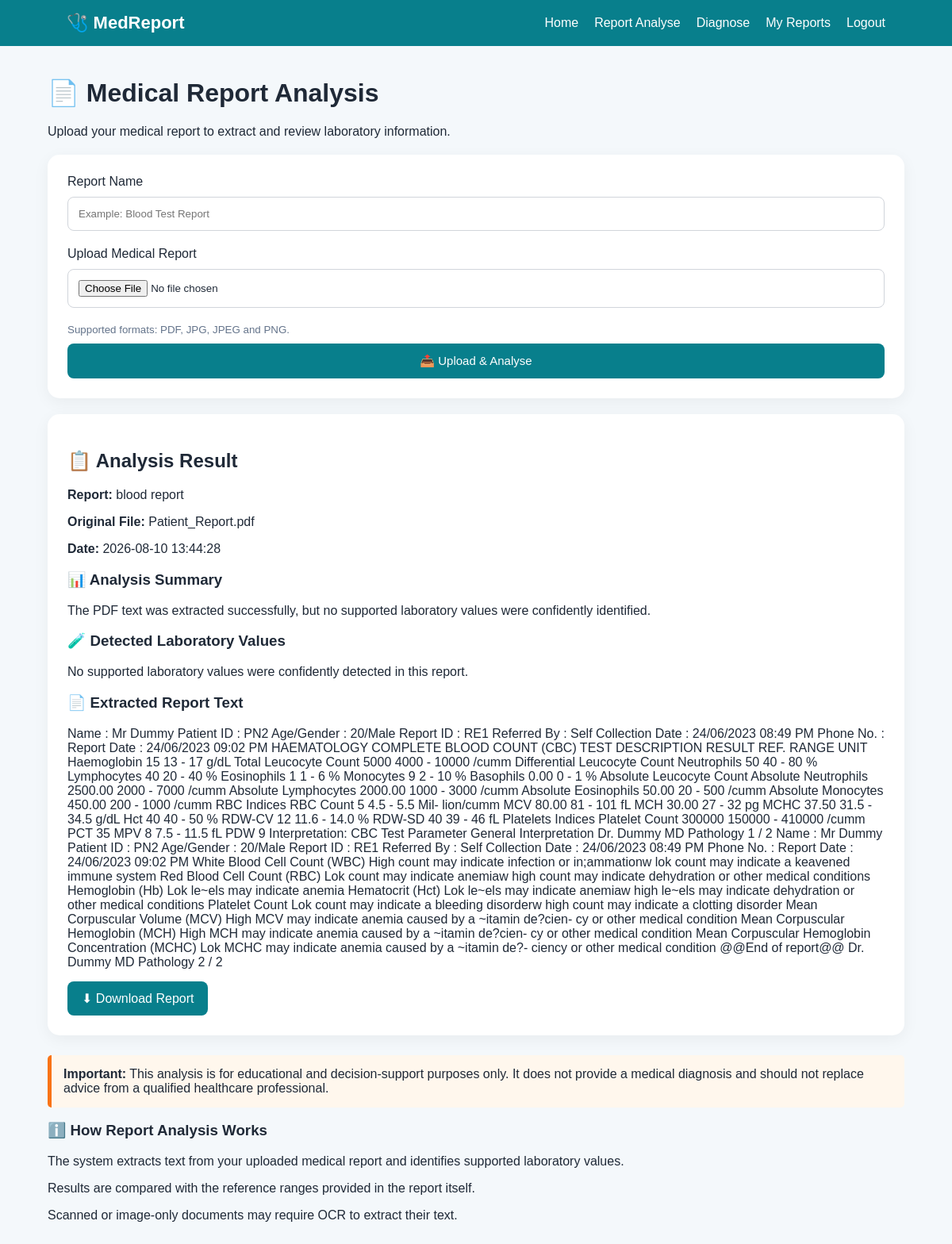
/report/2 (signed in), run on the app's committed database.
### tables this page shows
CREATE TABLE reports (
            id INTEGER PRIMARY KEY AUTOINCREMENT,
            user_id INTEGER NOT NULL,
            report_name TEXT NOT NULL,
            report_text TEXT,
            analysis TEXT,
            original_filename TEXT,
            stored_filename TEXT,
            report_type TEXT,
            created_at TIMESTAMP DEFAULT CURRENT_TIMESTAMP,

            FOREIGN KEY(user_id)
            REFERENCES users(id)
        );

### app.py (the view)
@app.route(
    "/report/<int:report_id>"
)
@login_required
def report_result(report_id):
    conn = get_db()
    report = conn.execute(
        """
        SELECT *
        FROM reports
        WHERE id = ?
        AND user_id = ?
        """,
        (
            report_id,
            session["user_id"]
        )
    ).fetchone()
    conn.close()
    if not report:
        abort(404)
    analysis = json.loads(
        report["analysis"]
    )
    return render_template(
        "report_analyze.html",
        report=report,
        analysis=analysis,
        extracted_text=report["report_text"]
    )

### app.py (called while the page is built)
def login_required(function):
    @wraps(function)
    def wrapper(*args, **kwargs):
        if "user_id" not in session:
            return redirect(url_for("login"))
        return function(*args, **kwargs)
    return wrapper

### database.py (called while the page is built)
def get_db():
    conn = sqlite3.connect(DATABASE)
    conn.row_factory = sqlite3.Row
    return conn

### templates/report_analyze.html (shortened to what this page needs)
{% extends "base.html" %}
{% block content %}
<div class="page-header">
    <h1>📄 Medical Report Analysis</h1>
    <p class="subtitle">
        Upload your medical report to extract and review
        laboratory information.
    </p>
</div>
<div class="form-card">
    <form
        method="POST"
        enctype="multipart/form-data"
    >
        <label for="report_name">
            Report Name
        </label>
        <input
            type="text"
            id="report_name"
            name="report_name"
            placeholder="Example: Blood Test Report"
            required
        >
        <label for="report_file">
            Upload Medical Report
        </label>
        <input
            type="file"
            id="report_file"
            name="report_file"
            accept=".pdf,.png,.jpg,.jpeg"
            required
        >
        <small>
            Supported formats: PDF, JPG, JPEG and PNG.
        </small>
        <button type="submit">
            📤 Upload & Analyse
        </button>
    </form>
</div>
{% if report and analysis %}
<div class="result-card">
    <h2>📋 Analysis Result</h2>
    <div class="report-info">
        <p>
            <strong>Report:</strong>
            {{ report["report_name"] }}
        </p>
        <p>
            <strong>Original File:</strong>
            {{ report["original_filename"] }}
        </p>
        <p>
            <strong>Date:</strong>
            {{ report["created_at"] }}
        </p>
    </div>
    <div class="analysis-section">
        <h3>📊 Analysis Summary</h3>
        <p>
            {{ analysis["summary"] }}
        </p>
    </div>
    <div class="analysis-section">
        <h3>🧪 Detected Laboratory Values</h3>
        {% if analysis["values"] %}
        <div class="table-container">
            <table>
                <thead>
                    <tr>
                        <th>
                            Test
                        </th>
                        <th>
                            Result
                        </th>
                        <th>
                            Reference Range
                        </th>
                        <th>
                            Status
                        </th>
                        <th>
                            What It Means
                        </th>
                    </tr>
                </thead>
                <tbody>
                    {% for item in analysis["values"] %}
                    <tr>
                        <td>
                            {{ item["name"] }}
                        </td>
                        <td>
                            <strong>
                                {{ item["value"] }}
                                {{ item["unit"] }}
                            </strong>
                        </td>
                        <td>
                            {{ item["reference_low"] }}
                            -
                            {{ item["reference_high"] }}
                            {{ item["unit"] }}
                        </td>
                        <td>
                            {% if item["status"] == "Normal" %}
                                <span class="status normal">
                                    ✓ Normal
                                </span>
                            {% elif item["status"] == "Low" %}
                                <span class="status low">
                                    ↓ Low
                                </span>
                            {% elif item["status"] == "High" %}
                                <span class="status high">
                                    ↑ High
                                </span>
                            {% endif %}
                        </td>
                        <td>
                            {{ item["explanation"] }}
                        </td>
                    </tr>
                    {% endfor %}
                </tbody>
            </table>
        </div>
        {% else %}
        <p class="no-data">
            No supported laboratory values were confidently
            detected in this report.
        </p>
        {% endif %}
    </div>
    {% if extracted_text %}
    <div class="analysis-section">
        <h3>
            📄 Extracted Report Text
        </h3>
        <div class="extracted-text">
            {{ extracted_text }}
        </div>
    </div>
    {% endif %}
    <div class="download-section">
        <a
            href="{{ url_for(
                'download_report',
                report_id=report['id']
            ) }}"
            class="download-button"
        >
            ⬇ Download Report
        </a>
    </div>
</div>
<div class="warning">
    <strong>Important:</strong>
    This analysis is for educational and
    decision-support purposes only.
    It does not provide a medical diagnosis
    and should not replace advice from a
    qualified healthcare professional.
</div>
{% endif %}
<div class="info-card">
    <h3>ℹ️ How Report Analysis Works</h3>
    <p>
        The system extracts text from your uploaded
        medical report and identifies supported
        laboratory values.
    </p>
    <p>
        Results are compared with the reference ranges
        provided in the report itself.
    </p>
    <p>
        Scanned or image-only documents may require OCR
        to extract their text.
    </p>
</div>
{% endblock %}

### static/css/style.css (style rules this page uses)
* { box-sizing: border-box; }
body { margin: 0; font-family: Arial, sans-serif; background: #f4f8fb; color: #1f2937; }
form { display: flex; flex-direction: column; gap: 10px; }
input, textarea { width: 100%; padding: 13px; border: 1px solid #d1d5db; border-radius: 8px; margin-bottom: 10px; }
button { border: none; background: #087f8c; color: white; padding: 13px 20px; border-radius: 8px; cursor: pointer; font-size: 15px; }
.form-card, .result-card, .history-card { background: white; padding: 25px; margin: 20px 0; border-radius: 15px; box-shadow: 0 5px 20px rgba(0,0,0,0.05); }
.warning { background: #fff7ed; border-left: 5px solid #f97316; padding: 15px; margin-top: 25px; border-radius: 5px; }
.download-button { display: inline-block; background: #087f8c; color: white; text-decoration: none; padding: 12px 18px; border-radius: 8px; margin-top: 15px; }
small { color: #64748b; }

### data on the page
reports: report_name "blood report", original_filename "Patient_Report.pdf", created_at "2026-08-10 13:44:28", report_text "Name : Mr Dummy Patient ID : PN2 Age/Gender : 20/Male Report ID : RE1 Referred By : Self Collection Date : 24/06/2023 08:49 PM Phone No. : Report Date : 24/06/2023 09:02 PM HAEMATOLOGY COMPLETE BLOOD COUNT (CBC) TEST DESCRIPTION RESULT REF. RANGE UNIT Haemoglobin 15 13 - 17 g/dL Total Leucocyte Count 5000 4000 - 10000 /cumm Differential Leucocyte Count Neutrophils 50 40 - 80 % Lymphocytes 40 20 - 40 % Eosinophils 1 1 - 6 % Monocytes 9 2 - 10 % Basophils 0.00 0 - 1 % Absolute Leucocyte Count Absolute Neutrophils 2500.00 2000 - 7000 /cumm Absolute Lymphocytes 2000.00 1000 - 3000 /cumm Absolute Eosinophils 50.00 20 - 500 /cumm Absolute Monocytes 450.00 200 - 1000 /cumm RBC Indices RBC Count 5…"

### other printed values
{{ analysis["summary"] }} "The PDF text was extracted successfully, but no supported laboratory values were confidently identified."
